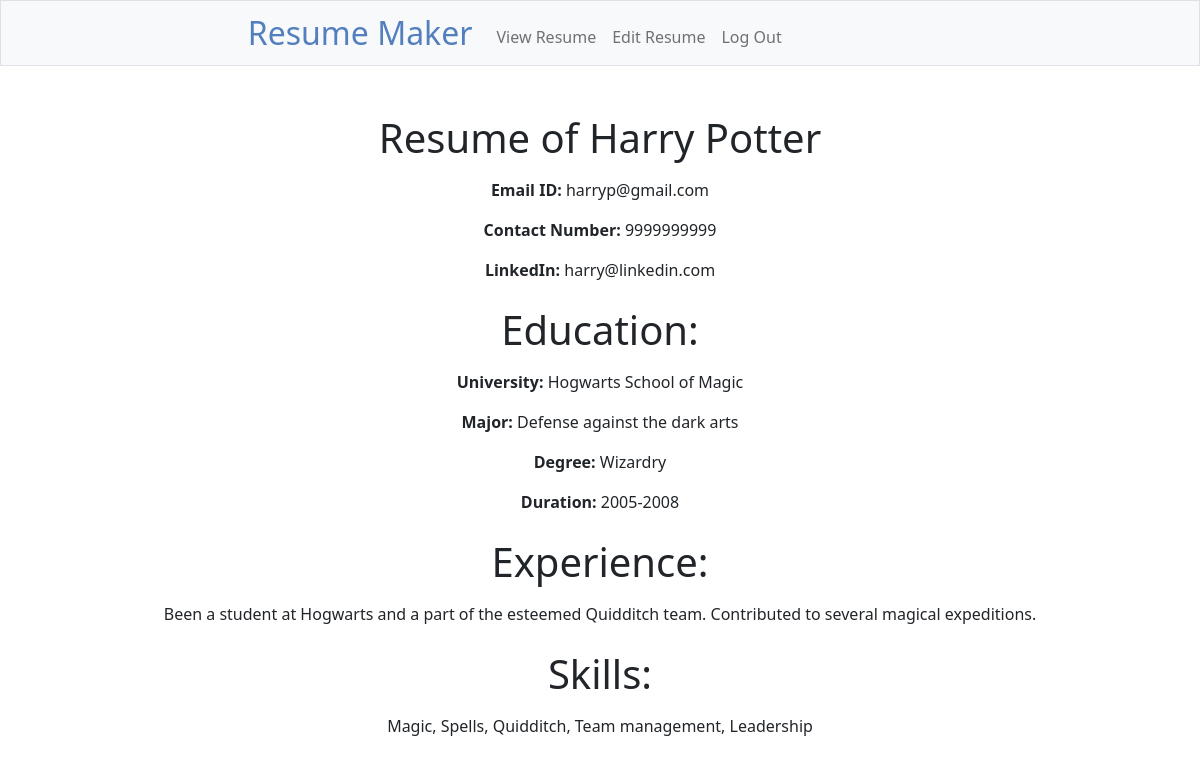
Page /view (signed in) on the committed database.
### tables this page shows
CREATE TABLE 'data' ('id' integer, 'name' text, 'number' text, 'email' text, 'link' text, 'skills' text, 'exp' text, 'uni' text, 'major' text, 'deg' text, 'dur' text);

### application.py (the view)
@app.route("/view")
@login_required
def view():
    val = db.execute("SELECT * FROM data WHERE id=?", session['user_id'])[0]
    return render_template("resume.html", val = val)

### application.py (called while the page is built)
@app.after_request
def after_request(response):
    response.headers["Cache-Control"] = "no-cache, no-store, must-revalidate"
    response.headers["Expires"] = 0
    response.headers["Pragma"] = "no-cache"
    return response

def login_required(f):
    @wraps(f)
    def decorated_function(*args, **kwargs):
        if session.get("user_id") is None:
            return redirect("/login")
        return f(*args, **kwargs)
    return decorated_function

### templates/resume.html (shortened to what this page needs)
{% extends "layout.html" %}
{% block main %}
<h1>Resume of {{ val.name}} </h1>
<div>
    <div style="text-align:center;" class="d-flex flex-column bd-highlight mb-3">
      <div class="p-2 bd-highlight"><span><strong>Email ID:</strong> </span> <span>{{val.email}}</span></div>
      <div class="p-2 bd-highlight"><strong>Contact Number:</strong> {{val.number}}</div>
      <div class="p-2 bd-highlight"><strong>LinkedIn:</strong> {{val.link}}</div>
    </div>
    <h1>Education:</h1>
    <div class="d-flex flex-column bd-highlight mb-3">
      <div class="p-2 bd-highlight"><strong>University:</strong> {{val.uni}}</div>
      <div class="p-2 bd-highlight"><strong>Major:</strong> {{val.major}}</div>
      <div class="p-2 bd-highlight"><strong>Degree:</strong> {{val.deg}}</div>
      <div class="p-2 bd-highlight"><strong>Duration:</strong> {{val.dur}}</div>
    </div>
    <h1>Experience:</h1>
    <div class="d-flex flex-column bd-highlight mb-3">
      <div class="p-2 bd-highlight">{{val['exp']}}</div>
    </div>
    <h1>Skills:</h1>
    <div class="d-flex flex-column bd-highlight mb-3">
      <div class="p-2 bd-highlight">{{val.skills}}</div>
    </div>
</div>
{% endblock %}

### templates/layout.html (shortened to what this page needs)
<!DOCTYPE html>
<html lang="en">
<head>
    <link href="https://cdn.jsdelivr.net/npm/bootstrap@5.1.3/dist/css/bootstrap.min.css" rel="stylesheet">
    <link href="/styles.css" rel="stylesheet">
</head>
<body>
    <nav class="navbar navbar-expand-md navbar-light bg-light border ">
        <div class="container-fluid">
            <a class="navbar-brand" href="/">
                <span class="blue">Resume Maker</span>
            </a>
            <div class="collapse navbar-collapse" id="navbar">
                {% if session.user_id %}
                    <ul class="navbar-nav mr-auto mt-2">
                        <li class="nav-item"><a class="nav-link" href="/view">View Resume</a></li>
                    </ul>
                    <ul class="navbar-nav mr-auto mt-2">
                        <li class="nav-item"><a class="nav-link" href="/">Edit Resume</a></li>
                    </ul>
                    <ul class="navbar-nav ml-auto mt-2">
                        <li class="nav-item"><a class="nav-link" href="/logout">Log Out</a></li>
                    </ul>
                {% endif %}
            </div>
        </div>
        </nav>
        <main class="container py-5 text-center">
            {% block main %}{% endblock %}
        </main>
</body>
</html>

### styles.css (style rules this page uses)
nav .navbar-brand { font-size: xx-large; }
nav .navbar-brand .blue { color: #537fbe; }
.navbar-brand { float:none; padding:0 0 0 20%; }

### rows in the picture
data: name "Harry Potter", email "harryp@gmail.com", number "9999999999", link "harry@linkedin.com", uni "Hogwarts School of Magic", major "Defense against the dark arts", deg "Wizardry", dur "2005-2008", exp "Been a student at Hogwarts and a part of the esteemed Quidditch team. Contributed to several magical expeditions.", skills "Magic, Spells, Quidditch, Team management, Leadership"
